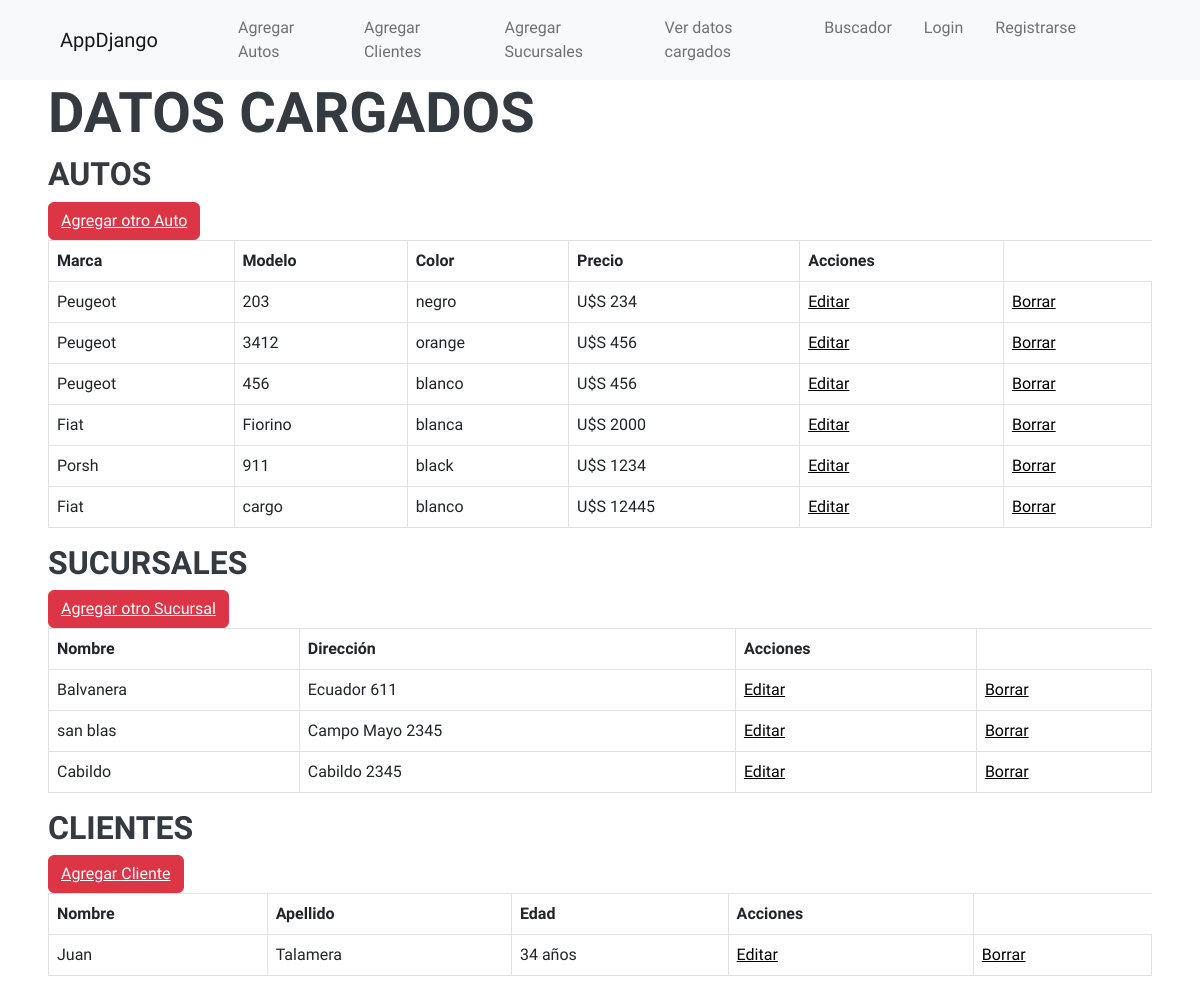
The page /list/ on the database as committed earlier.
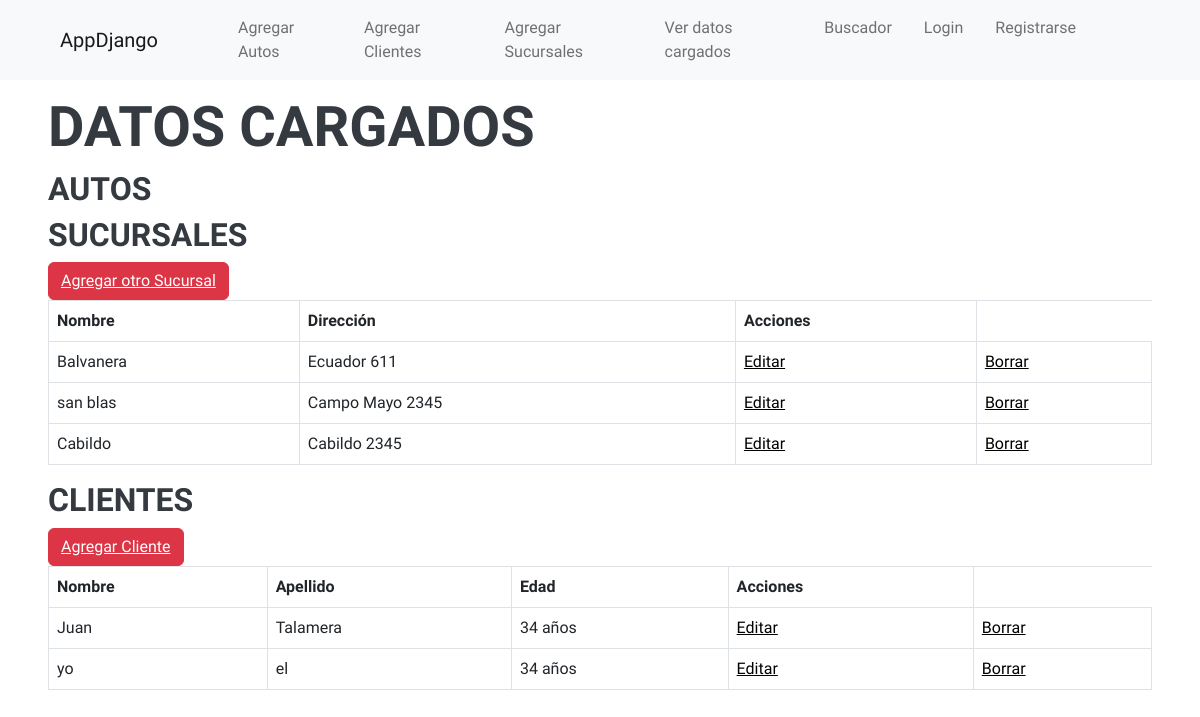
The same page on the database as committed later.
### consesionario/models.py (models this page shows, shortened)
class Auto(models.Model):
    marca = models.CharField(max_length=100)
    modelo = models.CharField(max_length=100)
    color = models.CharField(max_length=100,null=True, blank=True)
    precio = models.IntegerField()
    def __str__(self):
        return f"{self.marca} {self.modelo} {self.color} {self.precio} "

class Sucursal(models.Model):
    nombre = models.CharField(max_length=100)
    direccion = models.CharField(max_length=100)

class Cliente(models.Model):
    nombre = models.CharField(max_length=100)
    apellido = models.CharField(max_length=100)
    edad = models.IntegerField()

### consesionario/views.py (the view)
# urls.py: path("list/", views.list, name='list'),
def list(req):
    cars = Auto.objects.all()
    customers = Cliente.objects.all()
    garages = Sucursal.objects.all()
    print(cars)
    return render(req,'consesionario/list.html',{"cars":cars,"customers":customers,"garages":garages})

### consesionario/templates/consesionario/list.html
{% extends "consesionario/padre.html" %}
{% block contenido %}
<h2>Datos cargados</h2>
<h3>Autos</h3>
{% if cars %}
<table class="table table-bordered">
    <thead class="thead-dark">
        <tr>
            <th scope="col">Marca</th>
            <th scope="col">Modelo</th>
            <th scope="col">Color</th>
            <th scope="col">Precio</th>
            <th scope="col">Acciones</th>
        </tr>
    </thead>
    <tbody>
        {% for car in cars %}
            <tr>
                <td>{{ car.marca }}</td>
                <td>{{ car.modelo }}</td>
                <td>{% if car.color %}{{ car.color }}{% endif %}</td>
                <td>U$S {{ car.precio }}</td>
                <td><a href="" style="color: black;">Editar</a></td>
                <td><a href="{% url 'consesionario:delete_car' car.id %}" style="color: black;">Borrar</a></td>
            </tr>
        {% endfor %}
    </tbody>
    <button class="btn btn-danger"><a href="/cars" style="color: white;">Agregar otro Auto</a></button>
</table>
{% endif %}
<h3>Sucursales</h3>
{% if garages %}
<table class="table table-bordered">
    <thead class="thead-dark">
        <tr>
            <th scope="col">Nombre</th>
            <th scope="col">Dirección</th>
            <th scope="col">Acciones</th>
        </tr>
    </thead>
    <tbody>
        {% for g in garages %}
            <tr>
                <td>{{ g.nombre }}</td>
                <td>{{ g.direccion }}</td>
                <td><a href="" style="color: black;">Editar</a></td>
                <td><a href="" style="color: black;">Borrar</a></td>
            </tr>
        {% endfor %}
    </tbody>
    <button class="btn btn-danger"><a href="/garages" style="color: white;">Agregar otro Sucursal</a></button>
</table>
{% endif %}
<h3>Clientes</h3>
{% if customers %}
<table class="table table-bordered">
    <thead class="thead-dark">
        <tr>
            <th scope="col">Nombre</th>
            <th scope="col">Apellido</th>
            <th scope="col">Edad</th>
            <th scope="col">Acciones</th>
        </tr>
    </thead>
    <tbody>
        {% for c in customers %}
            <tr>
                <td>{{ c.nombre }}</td>
                <td>{{ c.apellido }}</td>
                <td>{{ c.edad }} años</td>
                <td><a href="" style="color: black;">Editar</a></td>
                <td><a href="" style="color: black;">Borrar</a></td>
            </tr>
        {% endfor %}
    </tbody>
    <button class="btn btn-danger"><a href="/customers" style="color: white;">Agregar Cliente</a></button>
</table>
{% endif %}
{% endblock %}

### consesionario/templates/consesionario/padre.html (shortened to what this page needs)
{% load static %}
<!DOCTYPE html>
<html lang="es">
    <head>
        <link href="{% static 'consesionario/css/styles.css' %}" rel="stylesheet" />
    </head>
    <body id="page-top">
       {% include 'consesionario/navbar.html' %}
        <div class="custom-container p-0">
            <section class="resume-section" id="about">
                <div class="resume-section-content">
                    {% block contenido %}
                    {% endblock %}
                </div>
            </section>
        </div>
    </body>
</html>

### consesionario/templates/consesionario/navbar.html (shortened to what this page needs)
{% load static %}
<nav class="navbar navbar-expand-lg bg-light fixed-top ">
    <div class="container-fluid mx-5">
      <a class="navbar-brand " href="#">AppDjango</a>
      <div class="collapse navbar-collapse mx-5" id="navbarNavAltMarkup">
        <div class="navbar-nav">
            <a class="nav-link js-scroll-trigger mx-2" href="{% url 'consesionario:cars' %}">Agregar Autos</a>
            <a class="nav-link js-scroll-trigger mx-2 " href="{% url 'consesionario:customers' %}">Agregar Clientes</a>
            <a class="nav-link js-scroll-trigger mx-2" href="{% url 'consesionario:garages' %}">Agregar Sucursales</a>
            <a class="nav-link js-scroll-trigger mx-2" href="{% url 'consesionario:list' %}">Ver datos cargados</a>
            <a class="nav-link js-scroll-trigger mx-2" href="{% url 'consesionario:search' %}">Buscador</a>
            <a class="nav-link js-scroll-trigger mx-2" href="">Login</a>
            <a class="nav-link js-scroll-trigger mx-2" href="">Registrarse</a>
        </div>
      </div>
    </div>
  </nav>

Rows that differ between the two databases and show on the page:
removed Auto: marca "Peugeot", modelo "203", color "negro", precio "234"
removed Auto: marca "Peugeot", modelo "3412", color "orange", precio "456"
removed Auto: marca "Peugeot", modelo "456", color "blanco", precio "456"
removed Auto: marca "Fiat", modelo "Fiorino", color "blanca", precio "2000"
removed Auto: marca "Porsh", modelo "911", color "black", precio "1234"
removed Auto: marca "Fiat", modelo "cargo", color "blanco", precio "12445"
added Cliente: nombre "yo", apellido "el", edad "34"
Other text that changed with them:
text no longer shown: "Marca Modelo Color Precio Acciones Agregar otro Auto"
